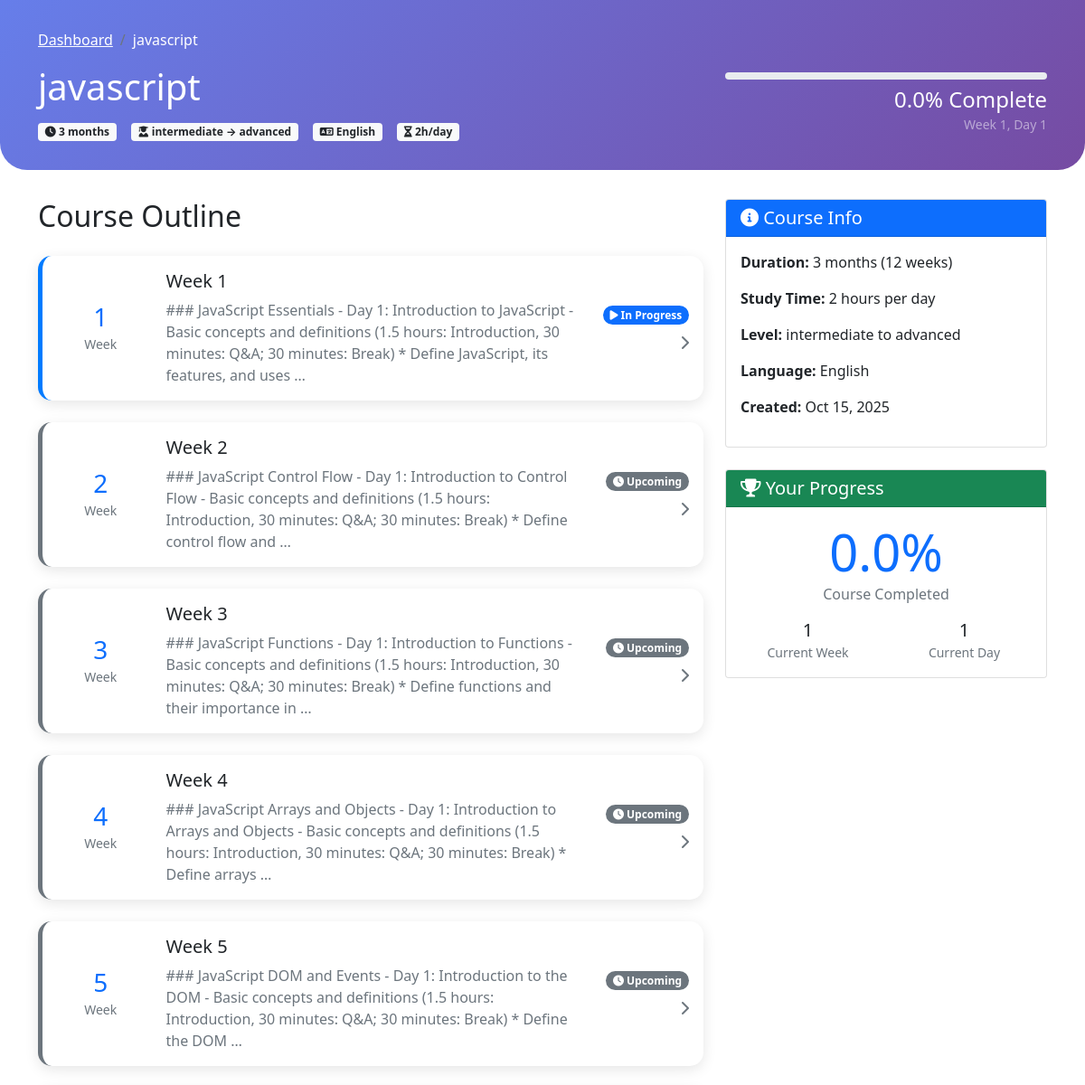
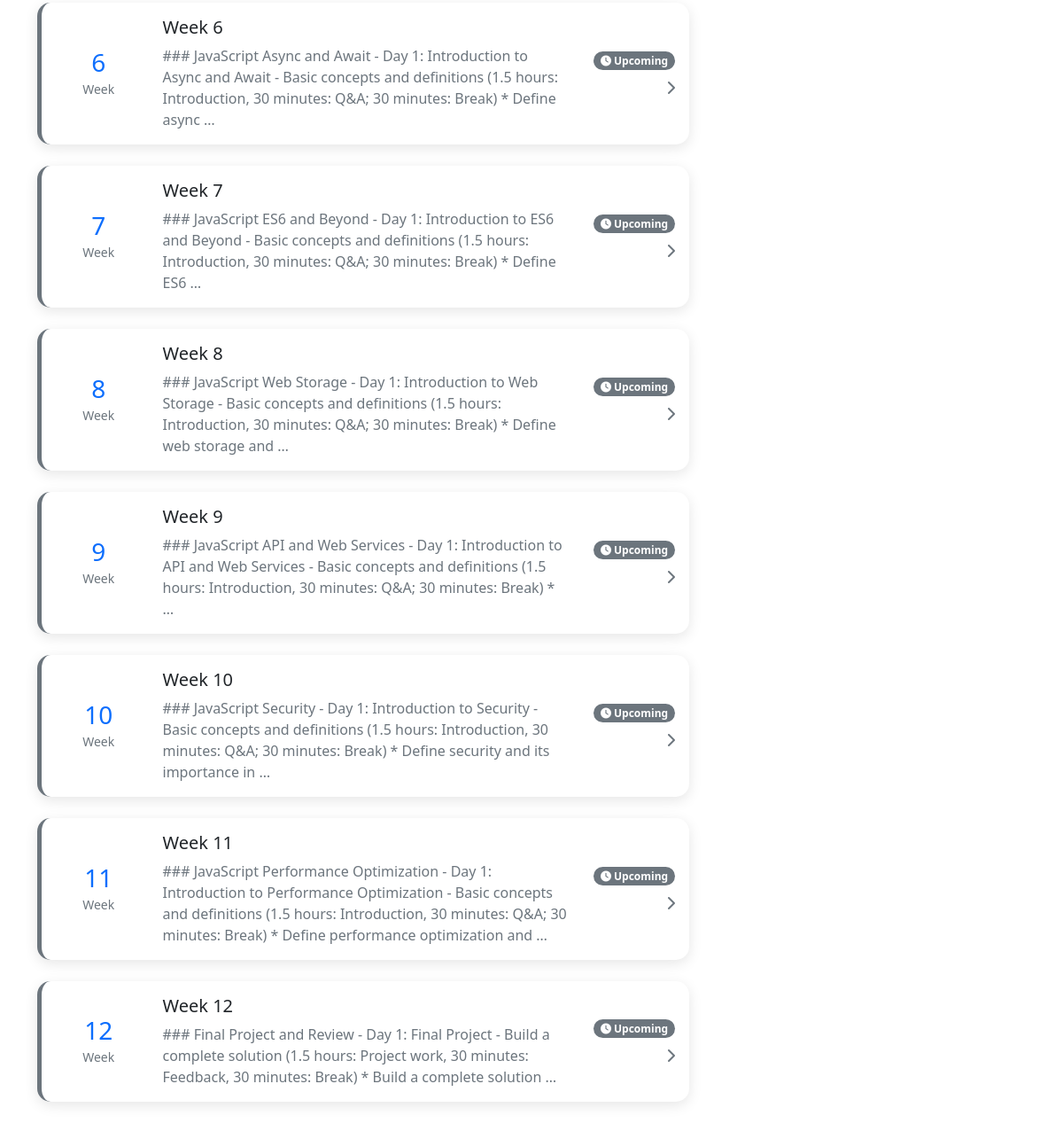
The page /course/9/ (signed in) on the database its author committed (2 pictures, top to bottom).
### coursebuilder/models.py (models this page shows, shortened)
class Course(models.Model):
    title = models.CharField(max_length=200)
    description = models.TextField(blank=True)
    duration = models.IntegerField()  # in months
    hours_per_day = models.IntegerField(default=2)
    level_has = models.CharField(max_length=100)
    level_required = models.CharField(max_length=100)
    language = models.CharField(max_length=50)
    outline = models.TextField()  # generated outline
    created_at = models.DateTimeField(auto_now_add=True)

class UserProgress(models.Model):
    user = models.ForeignKey(User, on_delete=models.CASCADE)
    course = models.ForeignKey(Course, on_delete=models.CASCADE)
    current_week = models.IntegerField(default=1)
    current_day = models.IntegerField(default=1)
    completed_weeks = models.JSONField(default=list)
    completed_days = models.JSONField(default=list)
    completed_quizzes = models.JSONField(default=list)
    completed_assignments = models.JSONField(default=list)
    is_completed = models.BooleanField(default=False)
    enrolled_at = models.DateTimeField(auto_now_add=True)
    last_accessed = models.DateTimeField(auto_now=True)
    class Meta:
        unique_together = ['user', 'course']
    def get_progress_percentage(self):
        total_weeks = self.course.weeks.count()
        total_quizzes = sum(week.quizzes.count() for week in self.course.weeks.all())
        total_assignments = sum(week.assignments.count() for week in self.course.weeks.all())
        completed_count = len(self.completed_days) + len(self.completed_quizzes) + len(self.completed_assignments)
        total_items = (total_weeks * 6) + total_quizzes + total_assignments  # 6 days per week assumed
        if total_items == 0:
            return 0
        return min(100, (completed_count / total_items) * 100)

class Week(models.Model):
    course = models.ForeignKey(Course, on_delete=models.CASCADE, related_name='weeks')
    week_number = models.IntegerField()
    title = models.CharField(max_length=200)
    content = models.TextField()
    class Meta:
        ordering = ['week_number']

### coursebuilder/views.py (the view)
# urls.py: path('course/<int:course_id>/', views.course_detail, name='course_detail'),
@login_required
def course_detail(request, course_id):
    course = get_object_or_404(Course, id=course_id)
    user_progress = get_object_or_404(UserProgress, user=request.user, course=course)
    weeks = course.weeks.all().order_by('week_number')
    return render(request, 'course_detail.html', {
        'course': course,
        'user_progress': user_progress,
        'weeks': weeks
    })

### templates/course_detail.html (shortened to what this page needs)
<!DOCTYPE html>
<html>
<head>
    <link href="https://cdn.jsdelivr.net/npm/bootstrap@5.1.3/dist/css/bootstrap.min.css" rel="stylesheet">
    <link rel="stylesheet" href="https://cdnjs.cloudflare.com/ajax/libs/font-awesome/6.0.0/css/all.min.css">
</head>
<body>
    <div class="course-header">
        <div class="container">
            <nav aria-label="breadcrumb">
                <ol class="breadcrumb">
                    <li class="breadcrumb-item"><a href="{% url 'dashboard' %}" class="text-white">Dashboard</a></li>
                    <li class="breadcrumb-item active text-white">{{ course.title }}</li>
                </ol>
            </nav>
            <div class="row align-items-center">
                <div class="col-md-8">
                    <h1>{{ course.title }}</h1>
                    <div class="d-flex flex-wrap gap-3 mt-3">
                        <span class="badge bg-light text-dark">
                            <i class="fas fa-clock"></i> {{ course.duration }} months
                        </span>
                        <span class="badge bg-light text-dark">
                            <i class="fas fa-user-graduate"></i> {{ course.level_has }} → {{ course.level_required }}
                        </span>
                        <span class="badge bg-light text-dark">
                            <i class="fas fa-language"></i> {{ course.language }}
                        </span>
                        <span class="badge bg-light text-dark">
                            <i class="fas fa-hourglass"></i> {{ course.hours_per_day }}h/day
                        </span>
                    </div>
                </div>
                <div class="col-md-4 text-end">
                    <div class="progress-wrapper">
                        <div class="progress mb-2">
                        </div>
                        <h4 class="mb-0">{{ user_progress.get_progress_percentage|floatformat:1 }}% Complete</h4>
                        <small class="text-white-50">
                            Week {{ user_progress.current_week }}, Day {{ user_progress.current_day }}
                        </small>
                    </div>
                </div>
            </div>
        </div>
    </div>
    <div class="container">
        <div class="row">
            <div class="col-md-8">
                <h2 class="mb-4">Course Outline</h2>
                <div class="weeks-container">
                    {% for week in weeks %}
                    <div class="card week-card {% if week.week_number < user_progress.current_week %}completed{% elif week.week_number == user_progress.current_week %}in-progress{% else %}upcoming{% endif %}"
                         onclick="location.href='{% url 'week_detail' course.id week.week_number %}'">
                        <div class="card-body">
                            <div class="row align-items-center">
                                <div class="col-2 text-center">
                                    <div class="week-number">
                                        <h3 class="mb-0 text-primary">{{ week.week_number }}</h3>
                                        <small class="text-muted">Week</small>
                                    </div>
                                </div>
                                <div class="col-8">
                                    <h5 class="card-title">{{ week.title }}</h5>
                                    <p class="card-text text-muted">{{ week.content|truncatewords:30 }}</p>
                                </div>
                                <div class="col-2 text-end">
                                    <span class="badge {% if week.week_number < user_progress.current_week %}bg-success{% elif week.week_number == user_progress.current_week %}bg-primary{% else %}bg-secondary{% endif %} rounded-pill">
                                        {% if week.week_number < user_progress.current_week %}
                                            <i class="fas fa-check"></i> Completed
                                        {% elif week.week_number == user_progress.current_week %}
                                            <i class="fas fa-play"></i> In Progress
                                        {% else %}
                                            <i class="fas fa-clock"></i> Upcoming
                                        {% endif %}
                                    </span>
                                    <div class="mt-2">
                                        <i class="fas fa-chevron-right text-muted"></i>
                                    </div>
                                </div>
                            </div>
                        </div>
                    </div>
                    {% endfor %}
                </div>
            </div>
            <div class="col-md-4">
                <div class="card">
                    <div class="card-header bg-primary text-white">
                        <h5 class="mb-0"><i class="fas fa-info-circle"></i> Course Info</h5>
                    </div>
                    <div class="card-body">
                        <div class="mb-3">
                            <strong>Duration:</strong> {{ course.duration }} months ({{ weeks|length }} weeks)
                        </div>
                        <div class="mb-3">
                            <strong>Study Time:</strong> {{ course.hours_per_day }} hours per day
                        </div>
                        <div class="mb-3">
                            <strong>Level:</strong> {{ course.level_has }} to {{ course.level_required }}
                        </div>
                        <div class="mb-3">
                            <strong>Language:</strong> {{ course.language }}
                        </div>
                        <div class="mb-3">
                            <strong>Created:</strong> {{ course.created_at|date:"M d, Y" }}
                        </div>
                    </div>
                </div>
                <div class="card mt-4">
                    <div class="card-header bg-success text-white">
                        <h5 class="mb-0"><i class="fas fa-trophy"></i> Your Progress</h5>
                    </div>
                    <div class="card-body text-center">
                        <div class="mb-3">
                            <div class="display-4 text-primary">{{ user_progress.get_progress_percentage|floatformat:1 }}%</div>
                            <div class="text-muted">Course Completed</div>
                        </div>
                        <div class="row text-center">
                            <div class="col-6">
                                <div class="h5 mb-0">{{ user_progress.current_week }}</div>
                                <small class="text-muted">Current Week</small>
                            </div>
                            <div class="col-6">
                                <div class="h5 mb-0">{{ user_progress.current_day }}</div>
                                <small class="text-muted">Current Day</small>
                            </div>
                        </div>
                    </div>
                </div>
            </div>
        </div>
    </div>
</body>
</html>

### templates/course_detail.html (style rules this page uses)
.week-card { border: none; border-radius: 15px; box-shadow: 0 4px 15px rgba(0, 0, 0, 0.1); transition: all 0.3s ease; margin-bottom: 1.5rem; cursor: pointer; }
.week-card.in-progress { border-left: 5px solid #007bff; }
.week-card.upcoming { border-left: 5px solid #6c757d; }
.progress { height: 8px; border-radius: 10px; }
.course-header { background: linear-gradient(135deg, #667eea 0%, #764ba2 100%); color: white; padding: 2rem 0; border-radius: 0 0 30px 30px; margin-bottom: 2rem; }

### rows shown on the page
Course: title "javascript", duration "3", level_has "intermediate", level_required "advanced", language "English", hours_per_day "2", created_at "Oct 15, 2025"
UserProgress: get_progress_percentage "0.0", current_week "1", current_day "1"
Week: week_number "1", title "Week 1", content "### JavaScript Essentials - Day 1: Introduction to JavaScript - Basic concepts and definitions (1.5 hours: Introduction, 30 minutes: Q&A; 30 minutes: Break) * Define JavaScript, its features, and uses …", shows "In Progress"
Week: week_number "2", title "Week 2", content "### JavaScript Control Flow - Day 1: Introduction to Control Flow - Basic concepts and definitions (1.5 hours: Introduction, 30 minutes: Q&A; 30 minutes: Break) * Define control flow and …", shows "Upcoming"
Week: week_number "3", title "Week 3", content "### JavaScript Functions - Day 1: Introduction to Functions - Basic concepts and definitions (1.5 hours: Introduction, 30 minutes: Q&A; 30 minutes: Break) * Define functions and their importance in …", shows "Upcoming"
Week: week_number "4", title "Week 4", content "### JavaScript Arrays and Objects - Day 1: Introduction to Arrays and Objects - Basic concepts and definitions (1.5 hours: Introduction, 30 minutes: Q&A; 30 minutes: Break) * Define arrays …", shows "Upcoming"
Week: week_number "5", title "Week 5", content "### JavaScript DOM and Events - Day 1: Introduction to the DOM - Basic concepts and definitions (1.5 hours: Introduction, 30 minutes: Q&A; 30 minutes: Break) * Define the DOM …", shows "Upcoming"
Week: week_number "6", title "Week 6", content "### JavaScript Async and Await - Day 1: Introduction to Async and Await - Basic concepts and definitions (1.5 hours: Introduction, 30 minutes: Q&A; 30 minutes: Break) * Define async …", shows "Upcoming"
Week: week_number "7", title "Week 7", content "### JavaScript ES6 and Beyond - Day 1: Introduction to ES6 and Beyond - Basic concepts and definitions (1.5 hours: Introduction, 30 minutes: Q&A; 30 minutes: Break) * Define ES6 …", shows "Upcoming"
Week: week_number "8", title "Week 8", content "### JavaScript Web Storage - Day 1: Introduction to Web Storage - Basic concepts and definitions (1.5 hours: Introduction, 30 minutes: Q&A; 30 minutes: Break) * Define web storage and …", shows "Upcoming"
Week: week_number "9", title "Week 9", content "### JavaScript API and Web Services - Day 1: Introduction to API and Web Services - Basic concepts and definitions (1.5 hours: Introduction, 30 minutes: Q&A; 30 minutes: Break) * …", shows "Upcoming"
Week: week_number "10", title "Week 10", content "### JavaScript Security - Day 1: Introduction to Security - Basic concepts and definitions (1.5 hours: Introduction, 30 minutes: Q&A; 30 minutes: Break) * Define security and its importance in …", shows "Upcoming"
Week: week_number "11", title "Week 11", content "### JavaScript Performance Optimization - Day 1: Introduction to Performance Optimization - Basic concepts and definitions (1.5 hours: Introduction, 30 minutes: Q&A; 30 minutes: Break) * Define performance optimization and …", shows "Upcoming"
Week: week_number "12", title "Week 12", content "### Final Project and Review - Day 1: Final Project - Build a complete solution (1.5 hours: Project work, 30 minutes: Feedback, 30 minutes: Break) * Build a complete solution …", shows "Upcoming"

### other values the page prints
{{ weeks|length }} "12"
